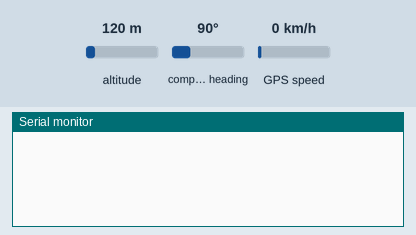
The sketch below on a simulated Arduino Uno, built with avr-gcc and run on an emulated ATmega328P. Shown: the last lines printed to the serial monitor. The test bench sets the inputs (shaded band); at power-on: GPS speed 0 km/h, altitude 120 m, compass heading 90°. The GPS gets a fix after 3 s at 37.7749, -122.4194 with 8 satellites.

Above: at 1.2 s.
1.3 s: GPS speed set to 2 km/h
At 3.8 s:
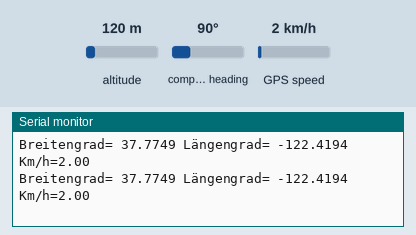
4.5 s: GPS speed set to 30 km/h
At 5.6 s:
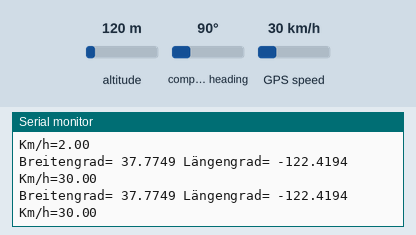

Measured:
- after the input at 1.3 s, the serial monitor: prints a new line after 1.7 s (image 1)
- after the input at 4.5 s, the serial monitor: prints a new line after 0.53 s (image 2)

The sketch:

GPSonlySerial.ino
```cpp
// install libraries: EspSoftwareSerial v8.1.0 and TinyGPSPlus v1.0.3

#include <SoftwareSerial.h>
#include <TinyGPS++.h>

TinyGPSPlus gps;

// Die serielle Verbindung zum GPS Modul
// ESP PIN 4 --> TX
// ESP PIN 5 --> RX
SoftwareSerial ss(4, 5);

void setup() {
  Serial.begin(115200);
  ss.begin(9600);
}

void loop() {
  while (ss.available() > 0) {
    gps.encode(ss.read());
    if (gps.location.isUpdated()) {
      // Breitengrad mit 3 Nachkommastellen
      Serial.print("Breitengrad= ");
      Serial.print(gps.location.lat(), 4);
      // Längengrad mit 3 Nachkommastellen
      Serial.print(" Längengrad= ");
      Serial.println(gps.location.lng(), 4);
      Serial.print("Km/h=");
      Serial.println(gps.speed.kmph());
    }
  }
}
```
